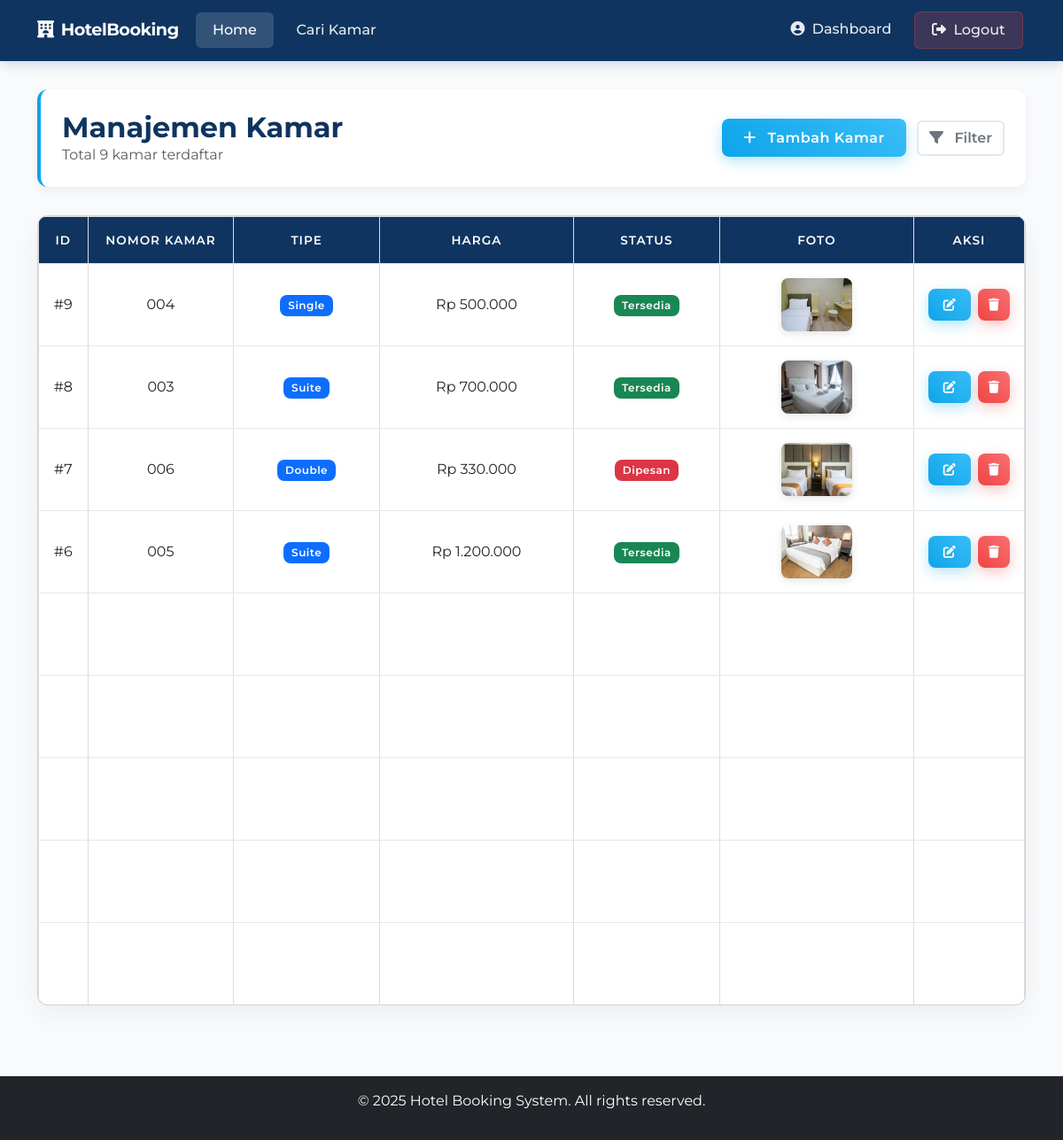
/admin/rooms/index.php (signed in), run on the app's committed database.
### tables this page shows
CREATE TABLE IF NOT EXISTS `rooms` (
  `id` int NOT NULL AUTO_INCREMENT,
  `nomor_kamar` varchar(10) NOT NULL,
  `tipe` enum('single','double','suite') NOT NULL,
  `harga` decimal(10,2) NOT NULL,
  `status` enum('tersedia','dipesan') DEFAULT 'tersedia',
  `foto` varchar(255) DEFAULT 'default.jpg',
  `created_at` timestamp NULL DEFAULT CURRENT_TIMESTAMP,
  `updated_at` timestamp NULL DEFAULT CURRENT_TIMESTAMP ON UPDATE CURRENT_TIMESTAMP,
  PRIMARY KEY (`id`),
  UNIQUE KEY `nomor_kamar` (`nomor_kamar`)
);

### includes/auth.php (called while the page is built, shortened)
<?php
function isLoggedIn() {
    return isset($_SESSION['user_id']);
}
function isAdmin() {
    return isLoggedIn() && isset($_SESSION['user_role']) && $_SESSION['user_role'] === 'admin';
}
?>

### admin/rooms/index.php (the view, shortened to what this page needs)
<?php
require_once __DIR__ . '/../../includes/auth.php';
$per_page = 10;
$page = isset($_GET['page']) ? (int)$_GET['page'] : 1;
$offset = ($page - 1) * $per_page;
$sql = "SELECT * FROM rooms ORDER BY id DESC LIMIT $offset, $per_page";
$result = $conn->query($sql);
$rooms = $result->fetch_all(MYSQLI_ASSOC);
$total_result = $conn->query("SELECT COUNT(*) FROM rooms");
$total_rows = $total_result->fetch_row()[0];
?>
<?php include __DIR__ . '/../../includes/header.php'; ?>
<div class="room-management">
  <div class="container">
    <div class="room-header reveal">
      <div>
        <h2 class="mb-0" style="color: var(--primary); font-weight: 700;">Manajemen Kamar</h2>
        <p class="text-muted mb-0">Total <?= $total_rows ?> kamar terdaftar</p>
      </div>
      <div>
        <a href="<?= BASE_URL ?>admin/rooms/add.php" class="btn btn-primary">
          <i class="fas fa-plus me-2"></i> Tambah Kamar
        </a>
        <button class="btn btn-outline-secondary ms-2" data-bs-toggle="modal" data-bs-target="#filterModal">
          <i class="fas fa-filter me-2"></i> Filter
        </button>
      </div>
    </div>
    <div class="card room-table reveal">
      <div class="card-body p-0">
        <div class="table-responsive">
          <table class="table table-hover mb-0">
            <thead>
              <tr>
                <th width="5%">ID</th>
                <th width="15%">Nomor Kamar</th>
                <th width="15%">Tipe</th>
                <th width="20%">Harga</th>
                <th width="15%">Status</th>
                <th width="20%">Foto</th>
                <th width="10%">Aksi</th>
              </tr>
            </thead>
            <tbody>
              <?php if (!empty($rooms)): ?>
                <?php foreach ($rooms as $room): ?>
                  <tr class="reveal">
                    <td>#<?= $room['id'] ?></td>
                    <td><?= htmlspecialchars($room['nomor_kamar']) ?></td>
                    <td>
                      <span class="badge bg-primary">
                        <?= ucfirst($room['tipe']) ?>
                      </span>
                    </td>
                    <td>Rp <?= number_format($room['harga'], 0, ',', '.') ?></td>
                    <td>
                      <span class="badge bg-<?= $room['status'] == 'tersedia' ? 'success' : 'danger' ?>">
                        <?= ucfirst($room['status']) ?>
                      </span>
                    </td>
                    <td>
                      <?php if (!empty($room['foto'])): ?>
                        <img src="<?= BASE_URL ?>assets/images/rooms/<?= $room['foto'] ?>" alt="Kamar <?= $room['id'] ?>">
                      <?php else: ?>
                        <span class="text-muted">No Image</span>
                      <?php endif; ?>
                    </td>
                    <td>
                      <div class="d-flex gap-2">
                        <a href="<?= BASE_URL ?>admin/rooms/edit.php?id=<?= $room['id'] ?>" class="btn btn-sm btn-primary btn-action" title="Edit">
                          <i class="fas fa-edit"></i>
                        </a>
                        <a href="<?= BASE_URL ?>admin/rooms/delete.php?id=<?= $room['id'] ?>"
                          class="btn btn-sm btn-danger btn-action"
                          title="Hapus"
                          onclick="return confirm('Yakin ingin menghapus kamar ini?')">
                          <i class="fas fa-trash"></i>
                        </a>
                      </div>
                    </td>
                  </tr>
                <?php endforeach; ?>
              <?php endif; ?>
            </tbody>
          </table>
        </div>
      </div>
    </div>
  </div>
</div>
<?php include __DIR__ . '/../../includes/footer.php'; ?>

### includes/header.php (shortened to what this page needs)
<!DOCTYPE html>
<html lang="en">
<head>
    <link rel="stylesheet" href="https://cdn.jsdelivr.net/npm/bootstrap@5.3.0/dist/css/bootstrap.min.css">
    <link rel="stylesheet" href="<?= BASE_URL ?>assets/css/style.css">
    <link rel="stylesheet" href="https://cdnjs.cloudflare.com/ajax/libs/font-awesome/6.0.0/css/all.min.css">
</head>
<body>
    <nav class="navbar navbar-expand-lg navbar-custom">
        <div class="container">
            <a class="navbar-brand d-flex align-items-center" href="<?= BASE_URL ?>">
                <i class="fas fa-hotel me-2"></i>
                <span>HotelBooking</span>
            </a>
            <div class="collapse navbar-collapse" id="navbarNav">
                <ul class="navbar-nav me-auto">
                    <li class="nav-item">
                        <a class="nav-link active" href="<?= BASE_URL ?>">Home</a>
                    </li>
                    <li class="nav-item">
                        <a class="nav-link" href="<?= BASE_URL ?>search.php">Cari Kamar</a>
                    </li>
                </ul>
                <ul class="navbar-nav">
                    <?php if (function_exists('isLoggedIn') && isLoggedIn()): ?>
                        <li class="nav-item">
                            <a class="nav-link" href="<?= BASE_URL . (isAdmin() ? 'admin/dashboard.php' : 'user/dashboard.php') ?>">
                                <i class="fas fa-user-circle me-1"></i> Dashboard
                            </a>
                        </li>
                        <li class="nav-item">
                            <a class="nav-link btn-logout" href="<?= BASE_URL ?>auth/logout.php">
                                <i class="fas fa-sign-out-alt me-1"></i> Logout
                            </a>
                        </li>
                    <?php endif; ?>
                </ul>
            </div>
        </div>
    </nav>
</body>
</html>

### includes/footer.php (shortened to what this page needs)
    <footer class="bg-dark text-white text-center py-3 mt-5">
        <div class="container">
            <p>&copy; <?= date('Y') ?> Hotel Booking System. All rights reserved.</p>
        </div>
    </footer>
</body>
</html>

### assets/css/style.css (style rules this page uses)
:root { --primary: #0f3460; --primary-light: #1a56db; --primary-lighter: #ebf5ff; --secondary: #16213e; --accent: #0ea9e9; --accent-light: #3f83f8; --light: #f8fafc; --dark: #111827; --gray: #6b7280; --gray-light: #e2e8f0; --gray-dark: #64748b; --success: #10b981; --warning: #fbbf24; --danger: #ef4444; }
body { font-family: "Montserrat", sans-serif; color: var(--dark); background-color: var(--light); overflow-x: hidden; }
.navbar { background: white !important; box-shadow: 0 2px 10px rgba(0, 0, 0, 0.08); border-bottom: 1px solid rgba(58, 139, 255, 0.1); }
.navbar-brand { color: var(--primary) !important; font-weight: 700; letter-spacing: -0.5px; }
.nav-link { color: var(--dark) !important; font-weight: 500; transition: all 0.2s; margin: 0 8px; padding: 8px 12px !important; border-radius: 6px; }
.nav-link.active { color: var(--primary) !important; font-weight: 600; }
.btn-primary { background-color: var(--primary); border: none; border-radius: 8px; padding: 0.75rem 1.5rem; font-weight: 500; letter-spacing: 0.5px; transition: all 0.3s ease; }
footer { background: var(--dark); color: white; padding: 3rem 0; margin-top: 4rem; }

### includes/header.php (style rules this page uses)
.navbar-custom { background-color: var(--primary) !important; padding: 0.8rem 0; box-shadow: 0 4px 12px rgba(15, 52, 96, 0.15); }
.navbar-custom .navbar-brand { font-weight: 700; color: white !important; font-size: 1.2rem; }
.navbar-custom .nav-link { color: rgba(255,255,255,0.9) !important; font-weight: 500; padding: 0.5rem 1.2rem !important; margin: 0 0.2rem; border-radius: 6px; transition: all 0.3s ease; }
.navbar-custom .nav-link:hover, .navbar-custom .nav-link.active { color: white !important; background: rgba(255,255,255,0.15); }
.navbar-custom .nav-link.btn-logout { background: rgba(239, 68, 68, 0.2); border: 1px solid rgba(239, 68, 68, 0.3); }

### admin/rooms/index.php (style rules this page uses)
:root { --primary: #0f3460; --secondary: #16213e; --accent: #0ea5e9; --light: #f8fafc; --dark: #1e293b; --success: #10b981; --warning: #fbbf24; --danger: #ef4444; --grey-light: #e2e8f0; --grey-dark: #64748b; }
body { font-family: 'Montserrat', sans-serif; background-color: var(--light); color: var(--dark); }
.room-management { padding: 2rem 0; }
.room-header { background: white; padding: 1.5rem; border-radius: 12px; box-shadow: 0 4px 12px rgba(0,0,0,0.05); margin-bottom: 2rem; display: flex; justify-content: space-between; align-items: center; border-left: 4px solid var(--accent); }
.room-table { border-radius: 12px; overflow: hidden; box-shadow: 0 10px 30px rgba(15, 23, 42, 0.05); transition: all 0.3s ease; }
.room-table .table { margin-bottom: 0; }
.room-table .table thead th { background-color: var(--primary); color: white; font-weight: 600; padding: 1rem; border-bottom: none; text-transform: uppercase; letter-spacing: 1px; font-size: 0.85rem; }
.room-table .table tbody td { padding: 1rem; vertical-align: middle; border-bottom: 1px solid var(--grey-light); }
.badge { padding: 0.5em 0.75em; font-weight: 600; border-radius: 8px; font-size: 0.75rem; letter-spacing: 0.5px; }
.btn-primary { background: linear-gradient(45deg, var(--accent), #38bdf8); border: none; padding: 0.6rem 1.5rem; font-weight: 600; border-radius: 8px; transition: all 0.3s ease; box-shadow: 0 5px 15px rgba(14, 165, 233, 0.3); }
.btn-outline-secondary { border: 2px solid var(--grey-light); font-weight: 600; transition: all 0.3s ease; }
.btn-danger { background: linear-gradient(45deg, var(--danger), #f87171); border: none; box-shadow: 0 5px 15px rgba(239, 68, 68, 0.3); }
.btn-action { width: 36px; height: 36px; display: inline-flex; align-items: center; justify-content: center; border-radius: 8px; }
.room-table img { width: 80px; height: 60px; object-fit: cover; border-radius: 8px; display: block; margin: 0 auto; box-shadow: 0 3px 10px rgba(0,0,0,0.1); transition: transform 0.3s ease; }
.reveal { opacity: 0; transform: translateY(20px); transition: all 0.6s ease; }
.reveal.active { opacity: 1; transform: translateY(0); }
table { width: 100%; border-collapse: collapse; }
th, td { border: 1px solid #ddd; padding: 8px; text-align: center; }
th { background-color: #004080; color: white; }
img { width: 50px; height: auto; }

### data on the page
rooms: id "9", nomor_kamar "004", tipe "Single", harga "500.000", status "Tersedia", foto (picture)
rooms: id "8", nomor_kamar "003", tipe "Suite", harga "700.000", status "Tersedia", foto (picture)
rooms: id "7", nomor_kamar "006", tipe "Double", harga "330.000", status "Dipesan", foto (picture)
rooms: id "6", nomor_kamar "005", tipe "Suite", harga "1.200.000", status "Tersedia", foto (picture)

### other printed values
$total_rows "9"
